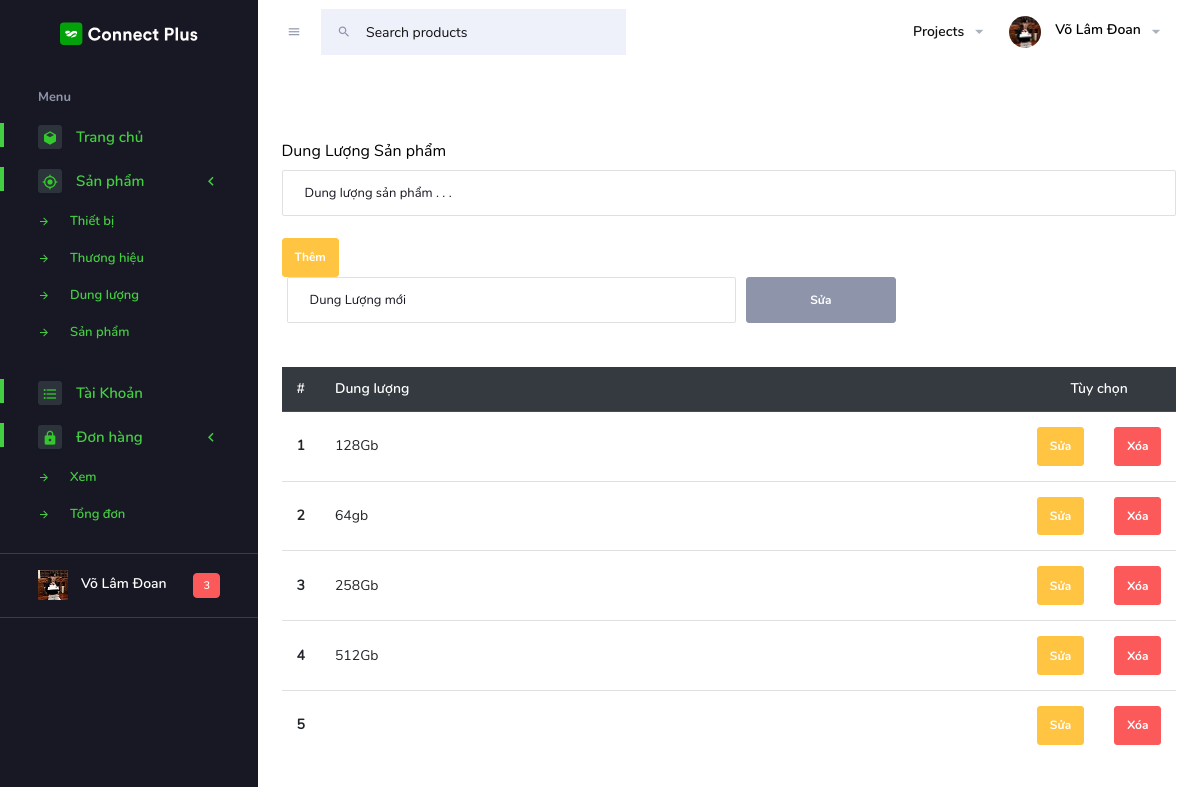
/admin/index.php?page=dungluong (signed in), run on the app's committed database.
### tables this page shows
CREATE TABLE `bangdungluong` (
  `idDungLuong` int(11) NOT NULL,
  `dungluong` char(20) NOT NULL
);

### admin/controller/index.php (called while the page is built, shortened)
<?php
    include 'model/index.php';
    $page='';
    if(isset($_GET['page'])){
       $page = $_GET['page'];
    }else{
        $page= 'home';
    }
    switch ($page) {
        case 'dungluong':
            $DungLuongObj= new DungLuong();
            if(isset($_GET['act'])){
                switch ($_GET['act']) {
                    case 'addDungLuong':
                        $DungLuong = $_POST['DungLuong'];
                        $check = $DungLuongObj->check($DungLuong);
                        if($check==0){
                            $DungLuongObj->add($DungLuong);
                        }
                        break;
                    case 'delDungLuong':
                        $idDungLuong = $_POST['idDungLuong'];
                        $DungLuongObj->del($idDungLuong);
                        break;
                    case 'editDungLuong':
                        $idDungLuong = $_POST['idDungLuong'];
                        $newDungLuong = $_POST['newDungLuong'];
                        $DungLuongObj->edit($idDungLuong,$newDungLuong);
                        break;
                    default:
                        break;
                }
            }else{
                $allDungLuong = $DungLuongObj->all();
            }
            break;
    }
    include 'view/index.php';
?>

### admin/index.php (called while the page is built)
<?php
    include 'controller/index.php';
?>

### pdo.php (called while the page is built, shortened)
<?php
function pdo_get_connection(){
    $dburl = "mysql:host=localhost;dbname=asmphp2;charset=utf8";
    $username = 'root';
    $password = '';
    $conn = new PDO($dburl, $username, $password);
    $conn->setAttribute(PDO::ATTR_ERRMODE, PDO::ERRMODE_EXCEPTION);
    return $conn;
}
function pdo_query($sql){
    $sql_args = array_slice(func_get_args(), 1);
    try{
        $conn = pdo_get_connection();
        $stmt = $conn->prepare($sql);
        $stmt->execute($sql_args);
        $rows = $stmt->fetchAll();
        return $rows;
    }
    catch(PDOException $e){
        throw $e;
    }
    finally{
        unset($conn);
    }
}

### admin/model/index.php (called while the page is built, shortened)
<?php
    include '../pdo.php';
            class DungLuong {
                function all(){
                    $sql ="SELECT * FROM bangdungluong";
return pdo_query($sql);
                }
            }
        ?>

### admin/layout/dungluong.php (the view)
<div class="main_container">
    <br><br><br>
<form class="addForm">
      <label>Dung Lượng Sản phẩm</label>
      <input class="form-control" type="text" id="DungLuong" name="dungluong" placeholder="Dung lượng sản phẩm . . ."><br>
      <button id="addDungLuongBtn" class="btn btn-warning">Thêm</button>
    </form>
<form class="editForm">
    <div style="margin-left:5px" class="row">
    <input type="text" id="newDungLuong" class=" form-control col-6" placeholder="Dung Lượng mới"><br>
    <button style="margin-left:10px" id="editDungLuongBtn" class="btn btn-secondary col-2">Sửa</button>
    </div>
</form>
    <br><br>
    <table class="table">
      <thead class="thead-dark">
        <tr>
          <th style="width:50px" scope="col">#</th>
          <th style="width:170px" scope="col">Dung lượng
          </th>
          <th style="text-align:center" colspan="2" scope="col">Tùy chọn</th>
        </tr>
      </thead>
      <tbody>
        <?php
      $i=1;
        foreach ($allDungLuong as $value) {?>
        <tr>
          <th scope="row"><?=$i++?></th>
          <td style="width:87%"><span class="dungLuong"><?=$value['dungluong']?></span></td>
          <td><button data-id="<?=$value['idDungLuong']?>" class="btn btn-warning editDungLuong">Sửa</button>
          </td>
          <td>
            <button data-id="<?=$value['idDungLuong']?>" class="btn btn-danger delDungLuong">Xóa</button>
          </td>
        </tr>
        <?php   }
      ?>
      </tbody>
    </table>
  </div>
</div>

### data on the page
bangdungluong: dungluong "128Gb"
bangdungluong: dungluong "64gb"
bangdungluong: dungluong "258Gb"
bangdungluong: dungluong "512Gb"
